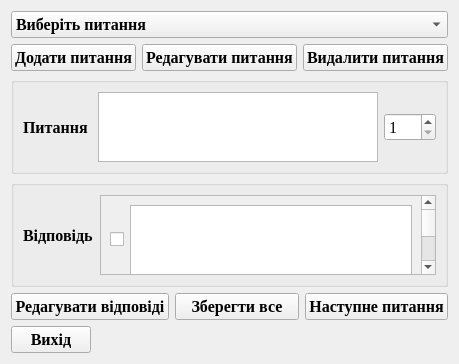
<?xml version="1.0" encoding="UTF-8"?>
<ui version="4.0">
 <class>TestForm</class>
 <widget class="QDialog" name="TestForm">
  <property name="geometry">
   <rect>
    <x>0</x>
    <y>0</y>
    <width>458</width>
    <height>364</height>
   </rect>
  </property>
  <property name="font">
   <font>
    <family>Times New Roman</family>
    <pointsize>12</pointsize>
   </font>
  </property>
  <property name="windowTitle">
   <string>Тест</string>
  </property>
  <layout class="QVBoxLayout" name="verticalLayout">
   <item>
    <layout class="QVBoxLayout" name="allLayout" stretch="1,0,1,5,0,0">
     <item>
      <widget class="QComboBox" name="questionsChoice">
       <property name="font">
        <font>
         <family>Times New Roman</family>
         <pointsize>12</pointsize>
         <weight>75</weight>
         <bold>true</bold>
        </font>
       </property>
       <item>
        <property name="text">
         <string>Виберіть питання</string>
        </property>
       </item>
      </widget>
     </item>
     <item>
      <layout class="QHBoxLayout" name="operationsQuestionLayout">
       <item>
        <widget class="QPushButton" name="addQuestion">
         <property name="font">
          <font>
           <family>Times New Roman</family>
           <pointsize>12</pointsize>
           <weight>75</weight>
           <bold>true</bold>
          </font>
         </property>
         <property name="text">
          <string>Додати питання</string>
         </property>
         <property name="autoDefault">
          <bool>false</bool>
         </property>
        </widget>
       </item>
       <item>
        <widget class="QPushButton" name="editQuestion">
         <property name="font">
          <font>
           <family>Times New Roman</family>
           <pointsize>12</pointsize>
           <weight>75</weight>
           <bold>true</bold>
          </font>
         </property>
         <property name="text">
          <string>Редагувати питання</string>
         </property>
         <property name="autoDefault">
          <bool>false</bool>
         </property>
        </widget>
       </item>
       <item>
        <widget class="QPushButton" name="deleteQuestion">
         <property name="font">
          <font>
           <family>Times New Roman</family>
           <pointsize>12</pointsize>
           <weight>75</weight>
           <bold>true</bold>
          </font>
         </property>
         <property name="text">
          <string>Видалити питання</string>
         </property>
         <property name="autoDefault">
          <bool>false</bool>
         </property>
        </widget>
       </item>
      </layout>
     </item>
     <item>
      <widget class="QGroupBox" name="questionBox">
       <property name="title">
        <string/>
       </property>
       <layout class="QHBoxLayout" name="horizontalLayout">
        <item>
         <widget class="QLabel" name="questionLabel">
          <property name="font">
           <font>
            <family>Times New Roman</family>
            <pointsize>12</pointsize>
            <weight>75</weight>
            <bold>true</bold>
           </font>
          </property>
          <property name="text">
           <string>Питання </string>
          </property>
         </widget>
        </item>
        <item>
         <widget class="QTextEdit" name="questionEdit"/>
        </item>
        <item>
         <widget class="QSpinBox" name="questionValue">
          <property name="minimum">
           <number>1</number>
          </property>
          <property name="maximum">
           <number>100</number>
          </property>
         </widget>
        </item>
       </layout>
      </widget>
     </item>
     <item>
      <widget class="QGroupBox" name="answersBox">
       <property name="title">
        <string/>
       </property>
       <layout class="QHBoxLayout" name="horizontalLayout_2">
        <item>
         <widget class="QLabel" name="answerLabel">
          <property name="font">
           <font>
            <family>Times New Roman</family>
            <pointsize>12</pointsize>
            <weight>75</weight>
            <bold>true</bold>
           </font>
          </property>
          <property name="text">
           <string>Відповідь</string>
          </property>
         </widget>
        </item>
        <item>
         <widget class="QScrollArea" name="answersScrollArea">
          <property name="widgetResizable">
           <bool>true</bool>
          </property>
          <widget class="QWidget" name="answersScrollAreaContent">
           <property name="geometry">
            <rect>
             <x>0</x>
             <y>0</y>
             <width>320</width>
             <height>922</height>
            </rect>
           </property>
           <layout class="QVBoxLayout" name="verticalLayout_2">
            <item>
             <layout class="QHBoxLayout" name="AnswerLayout_1">
              <item>
               <widget class="QCheckBox" name="trueness_1">
                <property name="text">
                 <string/>
                </property>
               </widget>
              </item>
              <item>
               <widget class="QTextEdit" name="answer_1">
                <property name="html">
                 <string>&lt;!DOCTYPE HTML PUBLIC &quot;-//W3C//DTD HTML 4.0//EN&quot; &quot;http://www.w3.org/TR/REC-html40/strict.dtd&quot;&gt;
&lt;html&gt;&lt;head&gt;&lt;meta name=&quot;qrichtext&quot; content=&quot;1&quot; /&gt;&lt;style type=&quot;text/css&quot;&gt;
p, li { white-space: pre-wrap; }
&lt;/style&gt;&lt;/head&gt;&lt;body style=&quot; font-family:'Times New Roman'; font-size:12pt; font-weight:400; font-style:normal;&quot;&gt;
&lt;p style=&quot;-qt-paragraph-type:empty; margin-top:0px; margin-bottom:0px; margin-left:0px; margin-right:0px; -qt-block-indent:0; text-indent:0px; font-family:'MS Shell Dlg 2'; font-size:7.8pt;&quot;&gt;&lt;br /&gt;&lt;/p&gt;&lt;/body&gt;&lt;/html&gt;</string>
                </property>
               </widget>
              </item>
             </layout>
            </item>
            <item>
             <layout class="QHBoxLayout" name="AnswerLayout_2">
              <item>
               <widget class="QCheckBox" name="trueness_2">
                <property name="text">
                 <string/>
                </property>
               </widget>
              </item>
              <item>
               <widget class="QTextEdit" name="answer_2">
                <property name="html">
                 <string>&lt;!DOCTYPE HTML PUBLIC &quot;-//W3C//DTD HTML 4.0//EN&quot; &quot;http://www.w3.org/TR/REC-html40/strict.dtd&quot;&gt;
&lt;html&gt;&lt;head&gt;&lt;meta name=&quot;qrichtext&quot; content=&quot;1&quot; /&gt;&lt;style type=&quot;text/css&quot;&gt;
p, li { white-space: pre-wrap; }
&lt;/style&gt;&lt;/head&gt;&lt;body style=&quot; font-family:'Times New Roman'; font-size:12pt; font-weight:400; font-style:normal;&quot;&gt;
&lt;p style=&quot;-qt-paragraph-type:empty; margin-top:0px; margin-bottom:0px; margin-left:0px; margin-right:0px; -qt-block-indent:0; text-indent:0px; font-family:'MS Shell Dlg 2'; font-size:7.8pt;&quot;&gt;&lt;br /&gt;&lt;/p&gt;&lt;/body&gt;&lt;/html&gt;</string>
                </property>
               </widget>
              </item>
             </layout>
            </item>
            <item>
             <layout class="QHBoxLayout" name="AnswerLayout_3">
              <item>
               <widget class="QCheckBox" name="trueness_3">
                <property name="text">
                 <string/>
                </property>
               </widget>
              </item>
              <item>
               <widget class="QTextEdit" name="answer_3">
                <property name="html">
                 <string>&lt;!DOCTYPE HTML PUBLIC &quot;-//W3C//DTD HTML 4.0//EN&quot; &quot;http://www.w3.org/TR/REC-html40/strict.dtd&quot;&gt;
&lt;html&gt;&lt;head&gt;&lt;meta name=&quot;qrichtext&quot; content=&quot;1&quot; /&gt;&lt;style type=&quot;text/css&quot;&gt;
p, li { white-space: pre-wrap; }
&lt;/style&gt;&lt;/head&gt;&lt;body style=&quot; font-family:'Times New Roman'; font-size:12pt; font-weight:400; font-style:normal;&quot;&gt;
&lt;p style=&quot;-qt-paragraph-type:empty; margin-top:0px; margin-bottom:0px; margin-left:0px; margin-right:0px; -qt-block-indent:0; text-indent:0px; font-family:'MS Shell Dlg 2'; font-size:7.8pt;&quot;&gt;&lt;br /&gt;&lt;/p&gt;&lt;/body&gt;&lt;/html&gt;</string>
                </property>
               </widget>
              </item>
             </layout>
            </item>
            <item>
             <layout class="QHBoxLayout" name="AnswerLayout_4">
              <item>
               <widget class="QCheckBox" name="trueness_4">
                <property name="text">
                 <string/>
                </property>
               </widget>
              </item>
              <item>
               <widget class="QTextEdit" name="answer_4">
                <property name="html">
                 <string>&lt;!DOCTYPE HTML PUBLIC &quot;-//W3C//DTD HTML 4.0//EN&quot; &quot;http://www.w3.org/TR/REC-html40/strict.dtd&quot;&gt;
&lt;html&gt;&lt;head&gt;&lt;meta name=&quot;qrichtext&quot; content=&quot;1&quot; /&gt;&lt;style type=&quot;text/css&quot;&gt;
p, li { white-space: pre-wrap; }
&lt;/style&gt;&lt;/head&gt;&lt;body style=&quot; font-family:'Times New Roman'; font-size:12pt; font-weight:400; font-style:normal;&quot;&gt;
&lt;p style=&quot;-qt-paragraph-type:empty; margin-top:0px; margin-bottom:0px; margin-left:0px; margin-right:0px; -qt-block-indent:0; text-indent:0px; font-family:'MS Shell Dlg 2'; font-size:7.8pt;&quot;&gt;&lt;br /&gt;&lt;/p&gt;&lt;/body&gt;&lt;/html&gt;</string>
                </property>
               </widget>
              </item>
             </layout>
            </item>
            <item>
             <layout class="QHBoxLayout" name="AnswerLayout_5">
              <item>
               <widget class="QCheckBox" name="trueness_5">
                <property name="text">
                 <string/>
                </property>
               </widget>
              </item>
              <item>
               <widget class="QTextEdit" name="answer_5">
                <property name="html">
                 <string>&lt;!DOCTYPE HTML PUBLIC &quot;-//W3C//DTD HTML 4.0//EN&quot; &quot;http://www.w3.org/TR/REC-html40/strict.dtd&quot;&gt;
&lt;html&gt;&lt;head&gt;&lt;meta name=&quot;qrichtext&quot; content=&quot;1&quot; /&gt;&lt;style type=&quot;text/css&quot;&gt;
p, li { white-space: pre-wrap; }
&lt;/style&gt;&lt;/head&gt;&lt;body style=&quot; font-family:'Times New Roman'; font-size:12pt; font-weight:400; font-style:normal;&quot;&gt;
&lt;p style=&quot;-qt-paragraph-type:empty; margin-top:0px; margin-bottom:0px; margin-left:0px; margin-right:0px; -qt-block-indent:0; text-indent:0px; font-family:'MS Shell Dlg 2'; font-size:7.8pt;&quot;&gt;&lt;br /&gt;&lt;/p&gt;&lt;/body&gt;&lt;/html&gt;</string>
                </property>
               </widget>
              </item>
             </layout>
            </item>
            <item>
             <layout class="QHBoxLayout" name="AnswerLayout_6">
              <item>
               <widget class="QCheckBox" name="trueness_6">
                <property name="text">
                 <string/>
                </property>
               </widget>
              </item>
              <item>
               <widget class="QTextEdit" name="answer_6">
                <property name="html">
                 <string>&lt;!DOCTYPE HTML PUBLIC &quot;-//W3C//DTD HTML 4.0//EN&quot; &quot;http://www.w3.org/TR/REC-html40/strict.dtd&quot;&gt;
&lt;html&gt;&lt;head&gt;&lt;meta name=&quot;qrichtext&quot; content=&quot;1&quot; /&gt;&lt;style type=&quot;text/css&quot;&gt;
p, li { white-space: pre-wrap; }
&lt;/style&gt;&lt;/head&gt;&lt;body style=&quot; font-family:'Times New Roman'; font-size:12pt; font-weight:400; font-style:normal;&quot;&gt;
&lt;p style=&quot;-qt-paragraph-type:empty; margin-top:0px; margin-bottom:0px; margin-left:0px; margin-right:0px; -qt-block-indent:0; text-indent:0px; font-family:'MS Shell Dlg 2'; font-size:7.8pt;&quot;&gt;&lt;br /&gt;&lt;/p&gt;&lt;/body&gt;&lt;/html&gt;</string>
                </property>
               </widget>
              </item>
             </layout>
            </item>
            <item>
             <layout class="QHBoxLayout" name="AnswerLayout_7">
              <item>
               <widget class="QCheckBox" name="trueness_7">
                <property name="text">
                 <string/>
                </property>
               </widget>
              </item>
              <item>
               <widget class="QTextEdit" name="answer_7">
                <property name="html">
                 <string>&lt;!DOCTYPE HTML PUBLIC &quot;-//W3C//DTD HTML 4.0//EN&quot; &quot;http://www.w3.org/TR/REC-html40/strict.dtd&quot;&gt;
&lt;html&gt;&lt;head&gt;&lt;meta name=&quot;qrichtext&quot; content=&quot;1&quot; /&gt;&lt;style type=&quot;text/css&quot;&gt;
p, li { white-space: pre-wrap; }
&lt;/style&gt;&lt;/head&gt;&lt;body style=&quot; font-family:'Times New Roman'; font-size:12pt; font-weight:400; font-style:normal;&quot;&gt;
&lt;p style=&quot;-qt-paragraph-type:empty; margin-top:0px; margin-bottom:0px; margin-left:0px; margin-right:0px; -qt-block-indent:0; text-indent:0px; font-family:'MS Shell Dlg 2'; font-size:7.8pt;&quot;&gt;&lt;br /&gt;&lt;/p&gt;&lt;/body&gt;&lt;/html&gt;</string>
                </property>
               </widget>
              </item>
             </layout>
            </item>
            <item>
             <layout class="QHBoxLayout" name="AnswerLayout_8">
              <item>
               <widget class="QCheckBox" name="trueness_8">
                <property name="text">
                 <string/>
                </property>
               </widget>
              </item>
              <item>
               <widget class="QTextEdit" name="answer_8">
                <property name="html">
                 <string>&lt;!DOCTYPE HTML PUBLIC &quot;-//W3C//DTD HTML 4.0//EN&quot; &quot;http://www.w3.org/TR/REC-html40/strict.dtd&quot;&gt;
&lt;html&gt;&lt;head&gt;&lt;meta name=&quot;qrichtext&quot; content=&quot;1&quot; /&gt;&lt;style type=&quot;text/css&quot;&gt;
p, li { white-space: pre-wrap; }
&lt;/style&gt;&lt;/head&gt;&lt;body style=&quot; font-family:'Times New Roman'; font-size:12pt; font-weight:400; font-style:normal;&quot;&gt;
&lt;p style=&quot;-qt-paragraph-type:empty; margin-top:0px; margin-bottom:0px; margin-left:0px; margin-right:0px; -qt-block-indent:0; text-indent:0px; font-family:'MS Shell Dlg 2'; font-size:7.8pt;&quot;&gt;&lt;br /&gt;&lt;/p&gt;&lt;/body&gt;&lt;/html&gt;</string>
                </property>
               </widget>
              </item>
             </layout>
            </item>
            <item>
             <layout class="QHBoxLayout" name="AnswerLayout_9">
              <item>
               <widget class="QCheckBox" name="trueness_9">
                <property name="text">
                 <string/>
                </property>
               </widget>
              </item>
              <item>
               <widget class="QTextEdit" name="answer_9">
                <property name="html">
                 <string>&lt;!DOCTYPE HTML PUBLIC &quot;-//W3C//DTD HTML 4.0//EN&quot; &quot;http://www.w3.org/TR/REC-html40/strict.dtd&quot;&gt;
&lt;html&gt;&lt;head&gt;&lt;meta name=&quot;qrichtext&quot; content=&quot;1&quot; /&gt;&lt;style type=&quot;text/css&quot;&gt;
p, li { white-space: pre-wrap; }
&lt;/style&gt;&lt;/head&gt;&lt;body style=&quot; font-family:'Times New Roman'; font-size:12pt; font-weight:400; font-style:normal;&quot;&gt;
&lt;p style=&quot;-qt-paragraph-type:empty; margin-top:0px; margin-bottom:0px; margin-left:0px; margin-right:0px; -qt-block-indent:0; text-indent:0px; font-family:'MS Shell Dlg 2'; font-size:7.8pt;&quot;&gt;&lt;br /&gt;&lt;/p&gt;&lt;/body&gt;&lt;/html&gt;</string>
                </property>
               </widget>
              </item>
             </layout>
            </item>
            <item>
             <layout class="QHBoxLayout" name="AnswerLayout_10">
              <item>
               <widget class="QCheckBox" name="trueness_10">
                <property name="text">
                 <string/>
                </property>
               </widget>
              </item>
              <item>
               <widget class="QTextEdit" name="answer_10">
                <property name="html">
                 <string>&lt;!DOCTYPE HTML PUBLIC &quot;-//W3C//DTD HTML 4.0//EN&quot; &quot;http://www.w3.org/TR/REC-html40/strict.dtd&quot;&gt;
&lt;html&gt;&lt;head&gt;&lt;meta name=&quot;qrichtext&quot; content=&quot;1&quot; /&gt;&lt;style type=&quot;text/css&quot;&gt;
p, li { white-space: pre-wrap; }
&lt;/style&gt;&lt;/head&gt;&lt;body style=&quot; font-family:'Times New Roman'; font-size:12pt; font-weight:400; font-style:normal;&quot;&gt;
&lt;p style=&quot;-qt-paragraph-type:empty; margin-top:0px; margin-bottom:0px; margin-left:0px; margin-right:0px; -qt-block-indent:0; text-indent:0px; font-family:'MS Shell Dlg 2'; font-size:7.8pt;&quot;&gt;&lt;br /&gt;&lt;/p&gt;&lt;/body&gt;&lt;/html&gt;</string>
                </property>
               </widget>
              </item>
             </layout>
            </item>
           </layout>
          </widget>
         </widget>
        </item>
       </layout>
      </widget>
     </item>
     <item>
      <layout class="QHBoxLayout" name="operationsAnswerLayout">
       <item>
        <widget class="QPushButton" name="editAnswers">
         <property name="font">
          <font>
           <family>Times New Roman</family>
           <pointsize>12</pointsize>
           <weight>75</weight>
           <bold>true</bold>
          </font>
         </property>
         <property name="text">
          <string>Редагувати відповіді</string>
         </property>
         <property name="autoDefault">
          <bool>false</bool>
         </property>
        </widget>
       </item>
       <item>
        <widget class="QPushButton" name="saveAll">
         <property name="font">
          <font>
           <family>Times New Roman</family>
           <pointsize>12</pointsize>
           <weight>75</weight>
           <bold>true</bold>
          </font>
         </property>
         <property name="text">
          <string>Зберегти все</string>
         </property>
         <property name="autoDefault">
          <bool>false</bool>
         </property>
        </widget>
       </item>
       <item>
        <widget class="QPushButton" name="nextQuestion">
         <property name="font">
          <font>
           <family>Times New Roman</family>
           <pointsize>12</pointsize>
           <weight>75</weight>
           <bold>true</bold>
          </font>
         </property>
         <property name="text">
          <string>Наступне питання</string>
         </property>
         <property name="autoDefault">
          <bool>false</bool>
         </property>
        </widget>
       </item>
      </layout>
     </item>
     <item>
      <layout class="QHBoxLayout" name="exitLayout">
       <item>
        <widget class="QPushButton" name="exit">
         <property name="font">
          <font>
           <family>Times New Roman</family>
           <pointsize>12</pointsize>
           <weight>75</weight>
           <bold>true</bold>
          </font>
         </property>
         <property name="text">
          <string>Вихід</string>
         </property>
         <property name="autoDefault">
          <bool>false</bool>
         </property>
        </widget>
       </item>
       <item>
        <spacer name="exitRightSpacer">
         <property name="orientation">
          <enum>Qt::Horizontal</enum>
         </property>
         <property name="sizeHint" stdset="0">
          <size>
           <width>40</width>
           <height>20</height>
          </size>
         </property>
        </spacer>
       </item>
      </layout>
     </item>
    </layout>
   </item>
  </layout>
 </widget>
 <resources/>
 <connections/>
</ui>
